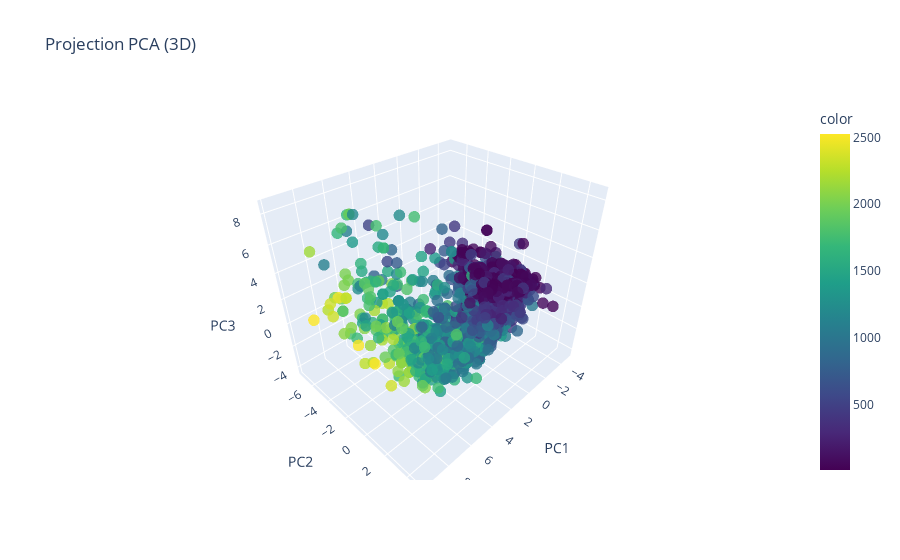

Notebook code for this chart:
### Markdown cell above
---
## 5️) Réduction de la dimensionnalité (PCA) et Clustering

### 5.1 Préparation des données et projection PCA (3D)

### Code cell
# 5.1 Préparation des données et PCA (3D)
import numpy as np
import pandas as pd
from sklearn.preprocessing import StandardScaler
from sklearn.decomposition import PCA
import plotly.express as px
import plotly.graph_objects as go

# S'assurer que le DataFrame df est chargé (fallback au CSV brut si besoin)
if 'df' not in globals():
    df = pd.read_csv('Campagne_Market.csv', sep=';')
    print("⚠️ df n'était pas en mémoire; chargement direct depuis le CSV.")

# 1) Sélection des colonnes numériques uniquement
X_num = df.select_dtypes(include=[np.number]).copy()

# 2) Retirer les identifiants et variables à forte fuite potentielle (optionnel)
drop_cols = [col for col in ['ID'] if col in X_num.columns]
X_num = X_num.drop(columns=drop_cols, errors='ignore')

# 3) Imputation simple (médiane) pour valeurs manquantes
for c in X_num.columns:
    if X_num[c].isna().any():
        X_num[c] = X_num[c].fillna(X_num[c].median())

# 4) Standardisation
scaler = StandardScaler()
X_scaled = scaler.fit_transform(X_num)

# 5) PCA en 3 composantes
pca = PCA(n_components=3, random_state=42)
X_pca = pca.fit_transform(X_scaled)
df_pca = pd.DataFrame(X_pca, columns=['PC1','PC2','PC3'])

explained = pca.explained_variance_ratio_
print("Variance expliquée par composante (PC1, PC2, PC3) :", np.round(explained, 4))
print(f"Variance expliquée cumulée (3D) : {explained.cumsum()[-1]:.3f}")

# 6) Visualisation 3D de la projection PCA
# Couleur informative si dispo: préférer Total_Purchases, sinon Income, sinon aucune couleur
color_col = None
for cand in ['Total_Purchases','Income']:
    if cand in df.columns:
        color_col = cand
        break

if color_col is not None:
    fig = px.scatter_3d(df_pca, x='PC1', y='PC2', z='PC3',
                        color=df[color_col],
                        color_continuous_scale='Viridis',
                        title='Projection PCA (3D)')
else:
    fig = px.scatter_3d(df_pca, x='PC1', y='PC2', z='PC3', title='Projection PCA (3D)')
fig.update_traces(marker=dict(size=4, opacity=0.8))
fig.show()

### Figure 1 — Plotly figure (JSON) as saved in the notebook; plotly's stock layout.template omitted (floating-point values rounded to 4 significant figures; data arrays with more than 128 entries replaced by an {"elided": "..."} marker saying what was removed)
{"data": [{"hovertemplate": "PC1=%{x}<br>PC2=%{y}<br>PC3=%{z}<br>color=%{marker.color}<extra></extra>", "legendgroup": "", "marker": {"color": {"elided": "2232 int values"}, "coloraxis": "coloraxis", "opacity": 0.8, "size": 4, "symbol": "circle"}, "mode": "markers", "name": "", "scene": "scene", "showlegend": false, "type": "scatter3d", "x": {"elided": "2232 float values"}, "y": {"elided": "2232 float values"}, "z": {"elided": "2232 float values"}}], "layout": {"coloraxis": {"colorbar": {"title": {"text": "color"}}, "colorscale": [[0, "#440154"], [0.1111, "#482878"], [0.2222, "#3e4989"], [0.3333, "#31688e"], [0.4444, "#26828e"], [0.5556, "#1f9e89"], [0.6667, "#35b779"], [0.7778, "#6ece58"], [0.8889, "#b5de2b"], [1, "#fde725"]]}, "legend": {"tracegroupgap": 0}, "scene": {"domain": {"x": [0, 1], "y": [0, 1]}, "xaxis": {"title": {"text": "PC1"}}, "yaxis": {"title": {"text": "PC2"}}, "zaxis": {"title": {"text": "PC3"}}}, "title": {"text": "Projection PCA (3D)"}}}
